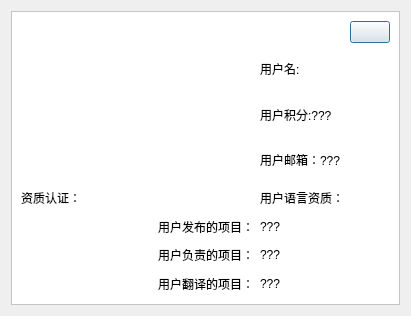
<?xml version="1.0" encoding="UTF-8"?>
<ui version="4.0">
 <class>userMessage_ui</class>
 <widget class="QDialog" name="userMessage_ui">
  <property name="geometry">
   <rect>
    <x>0</x>
    <y>0</y>
    <width>400</width>
    <height>316</height>
   </rect>
  </property>
  <property name="windowTitle">
   <string>Dialog</string>
  </property>
  <layout class="QHBoxLayout" name="horizontalLayout">
   <item>
    <widget class="QFrame" name="frame">
     <property name="styleSheet">
      <string notr="true">#label_picture
{
	
	border-image: url(:/new/prefix1/C:/Users/z/Desktop/icon_image/user.png);
}

#frame
{
	background-color: rgb(255, 255, 255);}

</string>
     </property>
     <property name="frameShape">
      <enum>QFrame::StyledPanel</enum>
     </property>
     <property name="frameShadow">
      <enum>QFrame::Raised</enum>
     </property>
     <layout class="QGridLayout" name="gridLayout">
      <item row="2" column="2">
       <widget class="QLabel" name="label_score">
        <property name="text">
         <string>用户积分:???</string>
        </property>
       </widget>
      </item>
      <item row="4" column="0" colspan="2">
       <widget class="QLabel" name="label_Proved">
        <property name="text">
         <string>资质认证：</string>
        </property>
       </widget>
      </item>
      <item row="0" column="3">
       <widget class="QPushButton" name="btnClose">
        <property name="cursor">
         <cursorShape>PointingHandCursor</cursorShape>
        </property>
        <property name="styleSheet">
         <string notr="true">border-image: url(:/new/prefix1/m_icon/close-circle.png);</string>
        </property>
        <property name="text">
         <string/>
        </property>
        <property name="icon">
         <iconset>
          <normaloff>:/new/prefix1/C:/Users/z/Desktop/icon_image/close-circle.png</normaloff>:/new/prefix1/C:/Users/z/Desktop/icon_image/close-circle.png</iconset>
        </property>
       </widget>
      </item>
      <item row="1" column="2">
       <widget class="QLabel" name="labelName">
        <property name="sizePolicy">
         <sizepolicy hsizetype="Expanding" vsizetype="Preferred">
          <horstretch>0</horstretch>
          <verstretch>0</verstretch>
         </sizepolicy>
        </property>
        <property name="text">
         <string>用户名:</string>
        </property>
       </widget>
      </item>
      <item row="8" column="1">
       <widget class="QLabel" name="label">
        <property name="text">
         <string>用户负责的项目：</string>
        </property>
       </widget>
      </item>
      <item row="4" column="2">
       <widget class="QLabel" name="label_language">
        <property name="text">
         <string>用户语言资质：</string>
        </property>
       </widget>
      </item>
      <item row="3" column="2" colspan="2">
       <widget class="QLabel" name="label_email">
        <property name="text">
         <string>用户邮箱：???</string>
        </property>
       </widget>
      </item>
      <item row="8" column="0">
       <spacer name="horizontalSpacer_2">
        <property name="orientation">
         <enum>Qt::Horizontal</enum>
        </property>
        <property name="sizeHint" stdset="0">
         <size>
          <width>170</width>
          <height>20</height>
         </size>
        </property>
       </spacer>
      </item>
      <item row="5" column="1">
       <widget class="QLabel" name="label_4">
        <property name="text">
         <string>用户发布的项目：</string>
        </property>
       </widget>
      </item>
      <item row="8" column="2">
       <widget class="QLabel" name="labelManager">
        <property name="text">
         <string>???</string>
        </property>
       </widget>
      </item>
      <item row="5" column="0">
       <spacer name="horizontalSpacer">
        <property name="orientation">
         <enum>Qt::Horizontal</enum>
        </property>
        <property name="sizeHint" stdset="0">
         <size>
          <width>170</width>
          <height>20</height>
         </size>
        </property>
       </spacer>
      </item>
      <item row="10" column="0">
       <spacer name="horizontalSpacer_3">
        <property name="orientation">
         <enum>Qt::Horizontal</enum>
        </property>
        <property name="sizeHint" stdset="0">
         <size>
          <width>170</width>
          <height>20</height>
         </size>
        </property>
       </spacer>
      </item>
      <item row="5" column="2">
       <widget class="QLabel" name="labelPublisher">
        <property name="text">
         <string>???</string>
        </property>
       </widget>
      </item>
      <item row="10" column="1">
       <widget class="QLabel" name="label_2">
        <property name="text">
         <string>用户翻译的项目：</string>
        </property>
       </widget>
      </item>
      <item row="10" column="2">
       <widget class="QLabel" name="labelTrans">
        <property name="text">
         <string>???</string>
        </property>
       </widget>
      </item>
      <item row="1" column="0" rowspan="3">
       <widget class="QLabel" name="label_picture">
        <property name="minimumSize">
         <size>
          <width>131</width>
          <height>131</height>
         </size>
        </property>
        <property name="styleSheet">
         <string notr="true">border-image: url(:/new/prefix1/m_icon/user.png);</string>
        </property>
        <property name="text">
         <string/>
        </property>
       </widget>
      </item>
     </layout>
    </widget>
   </item>
  </layout>
 </widget>
 <resources/>
 <connections/>
</ui>
